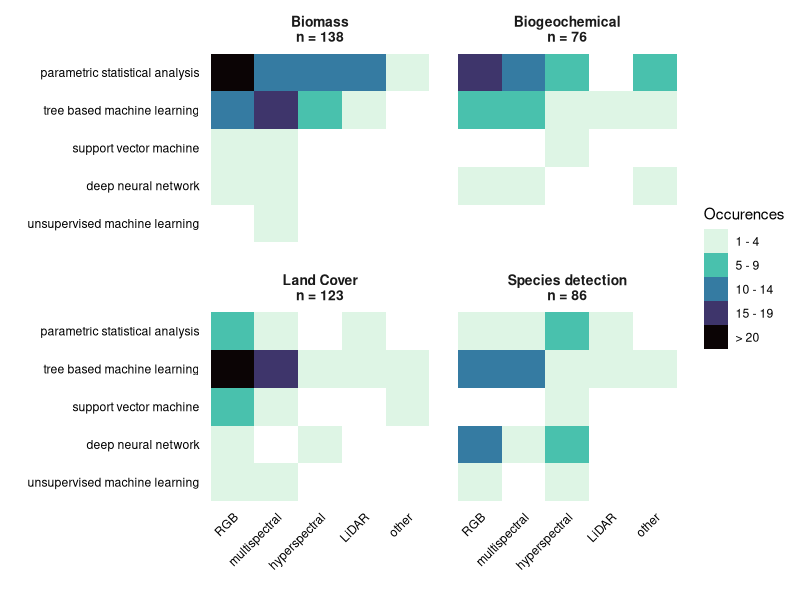

The R script that drew this image:
### load packages

library(tidyverse)
library(ggplot2)
library(readxl)
library(gridExtra)
library(grid)
library(RColorBrewer)
library(viridis)

################################################################################

### directly read the excel file. no need for two files: 
excel <- read_excel("data/data_extraction/data_extraction_final.xlsx", skip = 1, na = c("","NA"))
meta <- excel[,c(2:10,18:20,39:41)]
data <- excel[,c(2,11:17,21:37)]


### delete now empty rows to receive a "true" metadata table for our 272 articles
meta <- filter(meta, !(is.na(Title)))

### make variables into factors
str(meta)
meta[,c(2,6,8:14)] <- meta[,c(2,6,8:14)] |>
  mutate_if(sapply(meta[,c(2,6,8:14)], is.character), as.factor)


str(data)
data[,c(2:7,9:13,15:25)] <- data[,c(2:7,9:13,15:25)] |>
  mutate_if(sapply(data[,c(2:7,9:13,15:25)], is.character), as.factor)

table(data$algorithm_grouped)

################################################################################

### heatmaps of algorithm x sensor for all analysed traits (Biomass, land cover etc)

### Als Datensatz dafür brauchen wir:DOI, habitat quality, algorithm grouped und Sensor

combi <- data |>
  select(DOI, Sensor, Habitat_quality_grouped, algorithm_grouped) |>
  filter(!(is.na(algorithm_grouped) & is.na(Habitat_quality_grouped) & is.na(Sensor))) |> 
  group_by(DOI) |>                                      ### group articles by DOI 
  fill(algorithm_grouped,.direction = "down") |>        ### fill NAs by the variable that sits above 
  fill(Habitat_quality_grouped,.direction = "down") |>
  fill(Sensor, .direction = "down") |>
  ungroup()
           
table(combi$Sensor)

### combine custom / other sensor types
combi$Sensor <- case_when(
  combi$Sensor %in% c("hyperspectral", "hyperspectral (panchromatic)") ~ "hyperspectral",
  combi$Sensor == "multispectral" ~ "multispectral",
  combi$Sensor == "LiDAR" ~ "LiDAR",
  combi$Sensor == "RGB" ~ "RGB",
  combi$Sensor == "missing" ~ "missing",
  TRUE ~ "other"
)
table(combi$Sensor)

### define levels for algorithm and sensor
combi$Sensor <- factor(combi$Sensor,
                       levels = c("RGB", "multispectral", "hyperspectral", "LiDAR", "other", "missing"))



### combine algorithm types:
## ddnn ist tippfehler
## dlnn zu cnn um es von den "normalen" nn abzugrenzen
##
##
table(combi$algorithm_grouped)

## zweite version mit etwas gröberer Gruppierung
## vor zeile 77 gleich


### rename algorithms
combi$algorithm_grouped <- case_when(
  combi$algorithm_grouped %in% c("linear", "Non-linear") ~ "parametric statistical analysis",
  combi$algorithm_grouped == "tree" ~ "tree based machine learning",
  combi$algorithm_grouped == "svm" ~ "support vector machine",
  combi$algorithm_grouped %in% c("nn", "dlnn") ~ "deep neural network",
  combi$algorithm_grouped == "unsupervised" ~ "unsupervised machine learning",
  combi$algorithm_grouped == "missing" ~ "missing",
  TRUE ~ "other"
)


combi$algorithm_grouped <- factor(combi$algorithm_grouped,
                                  levels = c("missing","other",
                                             "unsupervised machine learning",
                                             "deep neural network",
                                             "support vector machine",
                                             "tree based machine learning",
                                             "parametric statistical analysis"))

combi$Habitat_quality_grouped <- factor(combi$Habitat_quality_grouped,
                                        levels = c("Biomass", "Biogeochemical", "Land Cover", "Species detection", "Other"))


table(combi$Sensor)
table(combi$algorithm_grouped)

######################################################

test <- combi |>
  select(Habitat_quality_grouped, Sensor, algorithm_grouped) |>
  count(Sensor, algorithm_grouped, Habitat_quality_grouped) |>
  filter(Habitat_quality_grouped %in% c("Biogeochemical", "Biomass", "Land Cover", "Species detection"))  |>
  filter(Sensor %in% c("RGB", "multispectral", "hyperspectral", "LiDAR", "other")) |>
  filter(algorithm_grouped %in% c("deep neural network",
                                  "support vector machine",
                                  "unsupervised machine learning",
                                  "tree based machine learning",
                                  "parametric statistical analysis")) |>
  mutate(n = cut(n, breaks = c(1,5,10,15,20,50), right = F))

test$n <- case_when(
  test$n == "[1,5)" ~ "1 - 4",
  test$n == "[5,10)" ~ "5 - 9",
  test$n == "[10,15)" ~ "10 - 14",
  test$n == "[15,20)" ~ "15 - 19",
  test$n == "[20,50)" ~ "> 20",
  TRUE ~ "other"
)
test
test$n <- factor(test$n,
                 levels = c("1 - 4","5 - 9","10 - 14","15 - 19","> 20"))

### define labels with number of observations for the habitat facets
habitats <- c(
  "Biomass" = "Biomass\nn = 138",
  "Biogeochemical" = "Biogeochemical\nn = 76",
  "Land Cover" = "Land Cover\nn = 123",
  "Species detection" = "Species detection\nn = 86"
)

table(combi$Habitat_quality_grouped)

ggplot(data = test, aes(x = Sensor, y = algorithm_grouped, fill = n)) + 
  geom_tile() +
  facet_wrap(vars(Habitat_quality_grouped), 
             labeller = labeller(Habitat_quality_grouped = habitats))+
  # scale_fill_gradient(low = "#fef0d9", high = "#cb181d") + ### if gradient scale should be used
  scale_fill_viridis(discrete = T, option = "G", direction = -1) +
  labs(x = "", y = "", fill = "Occurences")+
  theme_minimal()+
  theme(axis.text.x = element_text(angle = 45, hjust = 1, color = "black"),
        axis.text.y = element_text(color = "black"),
        panel.grid.major = element_blank(),
        strip.text = element_text(size = 10,face = "bold"),
        panel.spacing = unit(1, "lines"))
        



#ggsave("figures/analysis.pdf", width = 16, height = 12, units = "cm")
